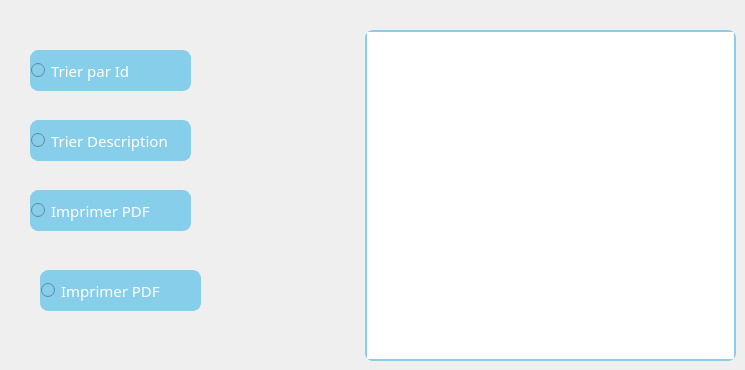
      <widget class="QWidget" name="tab_32">
       <attribute name="title">
        <string>Afficher Commande</string>
       </attribute>
       <widget class="QTableView" name="tab_menu_5">
        <property name="geometry">
         <rect>
          <x>365</x>
          <y>30</y>
          <width>371</width>
          <height>331</height>
         </rect>
        </property>
        <property name="font">
         <font>
          <family>Segoe Print</family>
         </font>
        </property>
        <property name="styleSheet">
         <string notr="true">border: 2px solid #87CEEB;
border-radius: 8px;
</string>
        </property>
       </widget>
       <widget class="QRadioButton" name="trimenu_11">
        <property name="geometry">
         <rect>
          <x>30</x>
          <y>50</y>
          <width>161</width>
          <height>41</height>
         </rect>
        </property>
        <property name="font">
         <font>
          <family>Segoe Print</family>
          <pointsize>-1</pointsize>
         </font>
        </property>
        <property name="styleSheet">
         <string notr="true">QRadioButton {
color: #fff;
background:#87CEEB;
border: none;
font-size:15px;
font-family:Segoe Print;
text-align: left;
border: 1px solid #87CEEB;
border-radius: 8px;
}
QRadioButton:hover {
color:#fff;
background:#535353;
border: none;
text-align: left;
}</string>
        </property>
        <property name="text">
         <string>Trier par Id</string>
        </property>
       </widget>
       <widget class="QRadioButton" name="trimenu_12">
        <property name="geometry">
         <rect>
          <x>30</x>
          <y>120</y>
          <width>161</width>
          <height>41</height>
         </rect>
        </property>
        <property name="styleSheet">
         <string notr="true">QRadioButton {
color: #fff;
background:#87CEEB;
border: none;
font-size:15px;
font-family:Segoe Print;
text-align: left;
border: 1px solid #87CEEB;
border-radius: 8px;
}
QRadioButton:hover {
color:#fff;
background:#535353;
border: none;
text-align: left;
}</string>
        </property>
        <property name="text">
         <string>Trier Description</string>
        </property>
       </widget>
       <widget class="QRadioButton" name="pdf_6">
        <property name="geometry">
         <rect>
          <x>30</x>
          <y>190</y>
          <width>161</width>
          <height>41</height>
         </rect>
        </property>
        <property name="styleSheet">
         <string notr="true">QRadioButton {
color: #fff;
background:#87CEEB;
border: none;
font-size:15px;
font-family:Segoe Print;
text-align: left;
border: 1px solid #87CEEB;
border-radius: 8px;
}
QRadioButton:hover {
color:#fff;
background:#535353;
border: none;
text-align: left;
}</string>
        </property>
        <property name="text">
         <string>Imprimer PDF</string>
        </property>
       </widget>
       <widget class="QRadioButton" name="pdf_7">
        <property name="geometry">
         <rect>
          <x>40</x>
          <y>270</y>
          <width>161</width>
          <height>41</height>
         </rect>
        </property>
        <property name="styleSheet">
         <string notr="true">QRadioButton {
color: #fff;
background:#87CEEB;
border: none;
font-size:15px;
font-family:Segoe Print;
text-align: left;
border: 1px solid #87CEEB;
border-radius: 8px;
}
QRadioButton:hover {
color:#fff;
background:#535353;
border: none;
text-align: left;
}</string>
        </property>
        <property name="text">
         <string>Imprimer PDF</string>
        </property>
       </widget>
      </widget>
